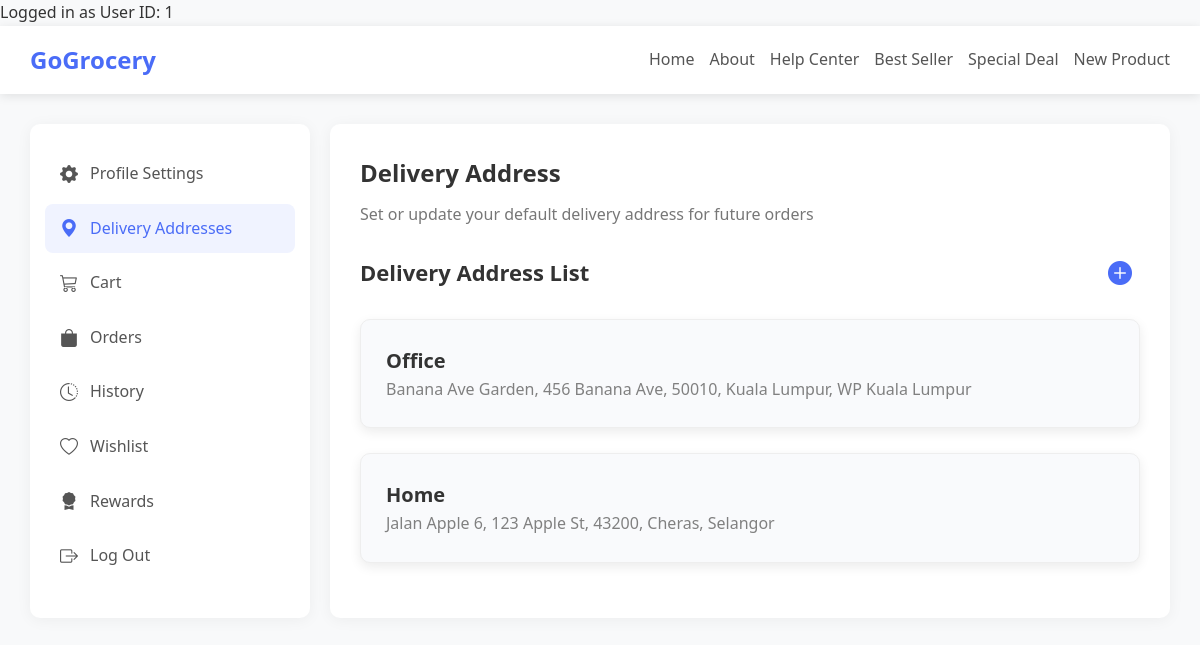
Screenshot of /profile/deliveryAddress/index.php (signed in) with the database file from the repository.
### tables this page shows
CREATE TABLE IF NOT EXISTS addresses (
  address_id INT UNSIGNED AUTO_INCREMENT PRIMARY KEY,
  user_id INT UNSIGNED NOT NULL,
  label VARCHAR(50) NOT NULL,                           
  street VARCHAR(255) NOT NULL,
  apartment VARCHAR(255) NULL,                           
  postcode VARCHAR(10) NOT NULL,
  city VARCHAR(100) NOT NULL,
  state_territory ENUM(
    'Johor','Kedah','Kelantan','Malacca','Negeri Sembilan','Pahang','Penang',
    'Perak','Perlis','Sabah','Sarawak','Selangor','Terengganu',
    'WP Kuala Lumpur','WP Labuan','WP Putrajaya'
  ) NOT NULL,
  created_at TIMESTAMP NOT NULL DEFAULT CURRENT_TIMESTAMP,
  CONSTRAINT fk_addresses_user
    FOREIGN KEY (user_id) REFERENCES users(user_id)
    ON DELETE CASCADE ON UPDATE CASCADE
);

### profile/deliveryAddress/index.php (the view, shortened to what this page needs)
<?php
if (isset($_SESSION['user_id'])) {
    $user_id = $_SESSION['user_id'];
    echo "Logged in as User ID: " . $user_id;
} else {
    echo "You are not logged in!";
}
?>
<?php
include(__DIR__ . '/../../connect_db.php');
$stmt = $conn->prepare("SELECT * FROM addresses WHERE user_id = ? ORDER BY label DESC");
$stmt->bind_param("i", $user_id);
if ($stmt->execute()) {
    $result = $stmt->get_result();
    $addressList = [];
    while ($row = $result->fetch_assoc()) {
        $addressList[] = $row;
    }
} else {
    $errorMsg = $stmt->error;
}
?>
<!DOCTYPE html>
<html>
    <head>
        <link href="https://cdn.jsdelivr.net/npm/bootstrap-icons/font/bootstrap-icons.css" rel="stylesheet">
        <link rel="stylesheet" href="../../css/profile.css">
    </head>
    <body>
            <div id="header">
            <div class="logo">GoGrocery</div>
            <div class="nav-links">
                <a href="">Home</a>
                <a href="">About</a>
                <a href="">Help Center</a>
                <a href="">Best Seller</a>
                <a href="">Special Deal</a>
                <a href="">New Product</a>
            </div>
        </div>
        <div class="main-container">
            <div id="profileSettingSideBar">
                <ul class="menu-items">
                    <li><a href="../settings/index.php"><i class="bi bi-gear-fill"></i> Profile Settings</a></li>
                    <li><a href="../deliveryAddress/index.php" class="active"><i class="bi bi-geo-alt-fill"></i> Delivery Addresses</a></li>
                    <li><a href="../cart/index.php"><i class="bi bi-cart3"></i> Cart</a></li>
                    <li><a href="../order/index.php"><i class="bi bi-bag-fill"></i> Orders</a></li>
                    <li><a href="../history/index.php"><i class="bi bi-clock-history"></i> History</a></li>
                    <li><a href=""><i class="bi bi-heart"></i> Wishlist</a></li>
                    <li><a href=""><i class="bi bi-award-fill"></i> Rewards</a></li>
                     <li><a href="../../auth/logout.php"><i class="bi bi-box-arrow-right"></i> Log Out</a></li>
                </ul>
            </div>
            <div id="profileContent">
                <div class="content-header">
                    <h1>Delivery Address</h1>
                    <p>Set or update your default delivery address for future orders</p>
                </div>
                <div class="content">
                    <div class="delivery-header">
                        <h2>Delivery Address List</h2>
                        <a href="addForm.php"><i class="bi bi-plus-circle-fill"></i></a>
                    </div>
                    <br/>
                    <?php foreach($addressList as $address): ?>
                        <a href="addressDetails.php?id=<?php echo $address['address_id']; ?>" class="cardLink">
                            <div class="card">
                                <p class="addressLabel"><?php echo $address['label'] ?></p>
                                <p class="addressDetails">
                                    <?php
                                        $parts = [];
                                        if (!empty($address['apartment'])) {
                                            $parts[] = $address['apartment'];
                                        }
                                        $parts[] = $address['street'];
                                        $parts[] = $address['postcode'];
                                        $parts[] = $address['city'];
                                        $parts[] = $address['state_territory'];
                                        echo implode(", ", $parts);
                                    ?>
                                </p>
                            </div>
                        </a>
                    <?php endforeach; ?>
                </div>
            </div>
        </div>
    </body>
</html>

### css/profile.css (style rules this page uses)
* { margin: 0; padding: 0; box-sizing: border-box; font-family: 'Segoe UI', Tahoma, Geneva, Verdana, sans-serif; }
body { background-color: #f8f9fa; color: #333; line-height: 1.6; }
#header { background-color: #fff; box-shadow: 0 2px 10px rgba(0, 0, 0, 0.1); padding: 15px 30px; display: flex; justify-content: space-between; align-items: center; }
.logo { font-size: 24px; font-weight: bold; color: #4a6cf7; }
.nav-links { display: flex; gap: 25px; }
.nav-links a { text-decoration: none; color: #555; font-weight: 500; transition: color 0.3s; }
.main-container { display: flex; max-width: 1200px; margin: 30px auto; gap: 30px; }
#profileSettingSideBar { flex: 0 0 280px; background-color: #fff; border-radius: 10px; box-shadow: 0 2px 15px rgba(0, 0, 0, 0.05); padding: 25px 0; }
.menu-items { list-style: none; padding: 0 15px; }
.menu-items li { margin-bottom: 5px; }
.menu-items a { display: flex; align-items: center; padding: 12px 15px; text-decoration: none; color: #555; border-radius: 8px; transition: all 0.3s; }
.menu-items a:hover, .menu-items a.active { background-color: #f0f3ff; color: #4a6cf7; }
.menu-items a i { margin-right: 12px; font-size: 18px; }
#profileContent { flex: 1; background-color: #fff; border-radius: 10px; box-shadow: 0 2px 15px rgba(0, 0, 0, 0.05); padding: 30px; }
.content-header { margin-bottom: 25px; }
#profileContent .content-header h1 { font-size: 24px; color: #333; margin-bottom: 10px; font-weight: bold; }
#profileContent .content-header p { color: #777; }
#profileContent .content h2 { font-size: 22px; font-weight: bold; }
.card { box-shadow: 0 4px 12px rgba(0,0,0,0.08); background-color: #f9fafc; border-radius: 10px; padding: 25px; margin-bottom: 25px; border: 1px solid #eee; }
.cardLink { text-decoration: none; color: inherit; display: block; transition: all 0.3s ease; }
.cardLink .card { transition: all 0.3s ease; }
.delivery-header { display: flex; justify-content: space-between; align-items: center; }
.delivery-header h2 { margin: 0; }
.delivery-header i { font-size: 1.5rem; color: #4a6cf7; display: inline-flex; align-items: center; justify-content: center; width: 40px; height: 40px; border-radius: 50%; background-color: #fff; transition: color 0.3s, box-shadow 0.2s ease; position: relative; cursor: pointer; }
.delivery-header i::after { content: "Add new address"; position: absolute; bottom: 110%; left: 50%; transform: translateX(-50%); background-color: #333; color: #fff; padding: 6px 10px; border-radius: 4px; font-size: 12px; white-space: nowrap; opacity: 0; pointer-events: none; transition: opacity 0.2s, transform 0.2s; }
.addressLabel { font-size: 20px; font-weight: bold; }
.addressDetails { color: grey; }
@media (max-width: 1200px) { .main-container { max-width: 95%; gap: 20px; } }
@media (max-width: 1200px) { .nav-links { gap: 15px; } }
@media (max-width: 1200px) { .content-header h1 { font-size: 22px; } }
@media (max-width: 1200px) { .content h2 { font-size: 20px; } }

### rows the page displays
addresses: label "Office", parts "Banana Ave Garden, 456 Banana Ave, 50010, Kuala Lumpur, WP Kuala Lumpur"
addresses: label "Home", parts "Jalan Apple 6, 123 Apple St, 43200, Cheras, Selangor"

### other values shown
$user_id "1"
